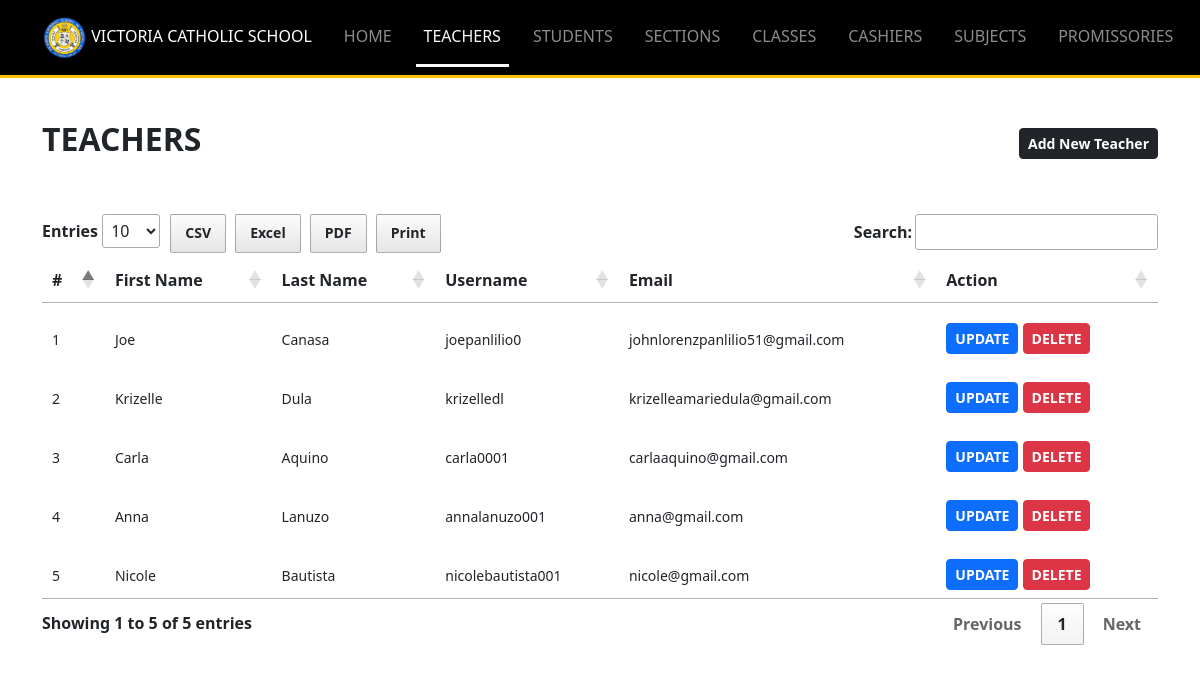
The app's page /Resources/views/admin/teachers.php (signed in) with its own data.
### tables this page shows
CREATE TABLE `users` (
  `id` int(11) NOT NULL,
  `role` varchar(255) DEFAULT NULL,
  `school_number` varchar(255) DEFAULT NULL,
  `first_name` varchar(255) DEFAULT NULL,
  `middle_name` varchar(255) DEFAULT NULL,
  `last_name` varchar(255) DEFAULT NULL,
  `email` varchar(255) DEFAULT NULL,
  `phone` varchar(20) DEFAULT NULL,
  `gender` enum('Male','Female') DEFAULT NULL,
  `birthday` date DEFAULT NULL,
  `address` text DEFAULT NULL,
  `occupation` varchar(255) DEFAULT NULL,
  `username` varchar(255) DEFAULT NULL,
  `password` varchar(255) DEFAULT NULL,
  `remember_token` varchar(100) DEFAULT NULL,
  `created_at` timestamp NOT NULL DEFAULT current_timestamp(),
  `updated_at` timestamp NOT NULL DEFAULT current_timestamp() ON UPDATE current_timestamp()
);

### Backend-routes/admin/includes_get_all_teachers_route.php (called while the page is built, shortened)
<?php
try {
    require_once $_SERVER['DOCUMENT_ROOT']."/Middleware/CheckIfAdmin.php";
    $role = 'teacher';
    $stmt = $conn->prepare("SELECT * FROM users WHERE role = ? ORDER BY updated_at DESC");
    $stmt->bind_param("s", $role);
    $stmt->execute();
    $result = $stmt->get_result();
} catch (Exception $e) {
    error_log("Error: " . $e->getMessage());
    echo json_encode(['error' => $e->getMessage()]);
}
?>

### Resources/views/admin/teachers.php (the view, shortened to what this page needs)
<?php
require_once $_SERVER['DOCUMENT_ROOT']."/Middleware/CheckIfAdmin.php";
require_once $_SERVER['DOCUMENT_ROOT']."/Backend-routes/admin/includes_get_all_teachers_route.php";
$count = 1;
require_once "../includes/header_layout.php";
?>
<body>
    <?php
        include "includes/navbar.php";
     ?>
     <div class="container mt-5">
        <div class="d-flex justify-content-between align-items-center mb-5">
          <h2 class="fw-bold">TEACHERS</h2>
          <a href="teacher-add.php" class="btn btn-sm fw-bold btn-dark" data-bs-toggle="modal" data-bs-target="#addModal">Add New Teacher</a>
        </div>
           <div class="table-responsive">
              <table id="teachersTable">
                <thead>
                  <tr>
                    <th scope="col">#</th>
                    <th scope="col">First Name</th>
                    <th scope="col">Last Name</th>
                    <th scope="col">Username</th>
                    <th scope="col">Email</th>
                    <th scope="col">Action</th>
                  </tr>
                </thead>
                <tbody id="tbody-teachers">
                  <?php
                  foreach($result as $row){
                    ?>
                    <tr>
                      <td>
                        <small class="text-dark">
                          <?php echo $count++ ?>
                        </small></td>
                      <td>
                          <small class="text-dark"><?php echo $row['first_name'] ?></small>
                      </td>
                      <td>
                          <small class="text-dark"><?php echo $row['last_name'] ?></small>
                      </td>
                      <td>
                          <small class="text-dark"><?php echo $row['username'] ?></small>
                      </td>
                      <td>
                          <small class="text-dark"><?php echo $row['email'] ?></small>
                      </td>
                      <td>
                          <a class="btn btn-sm btn-primary fw-bold" href="update-teacher.php?id=<?php echo $row['id'] ?>">UPDATE</a>
                          <button class="btn btn-sm btn-danger fw-bold" onclick="confirmDelete('../../../Backend-routes/admin/delete_teacher_route.php?id=<?php echo $row['id'] ?>')">DELETE</button>
                      </td>
                    </tr>
                  <?php
                   }
                  ?>
                </tbody>
              </table>
           </div>
     </div>
</body>
<?php
	require_once "../includes/includes_scripts.php";
?>

### Resources/css/style.css (style rules this page uses)
th, td { white-space: nowrap !important; }
tr td { padding-top: 20px !important; }
table { width: 100% !important; }

### records on screen
users: first_name "Joe", last_name "Canasa", username "joepanlilio0", email "johnlorenzpanlilio51@gmail.com"
users: first_name "Krizelle", last_name "Dula", username "krizelledl", email "krizelleamariedula@gmail.com"
users: first_name "Carla", last_name "Aquino", username "carla0001", email "carlaaquino@gmail.com"
users: first_name "Anna", last_name "Lanuzo", username "annalanuzo001", email "anna@gmail.com"
users: first_name "Nicole", last_name "Bautista", username "nicolebautista001", email "nicole@gmail.com"
